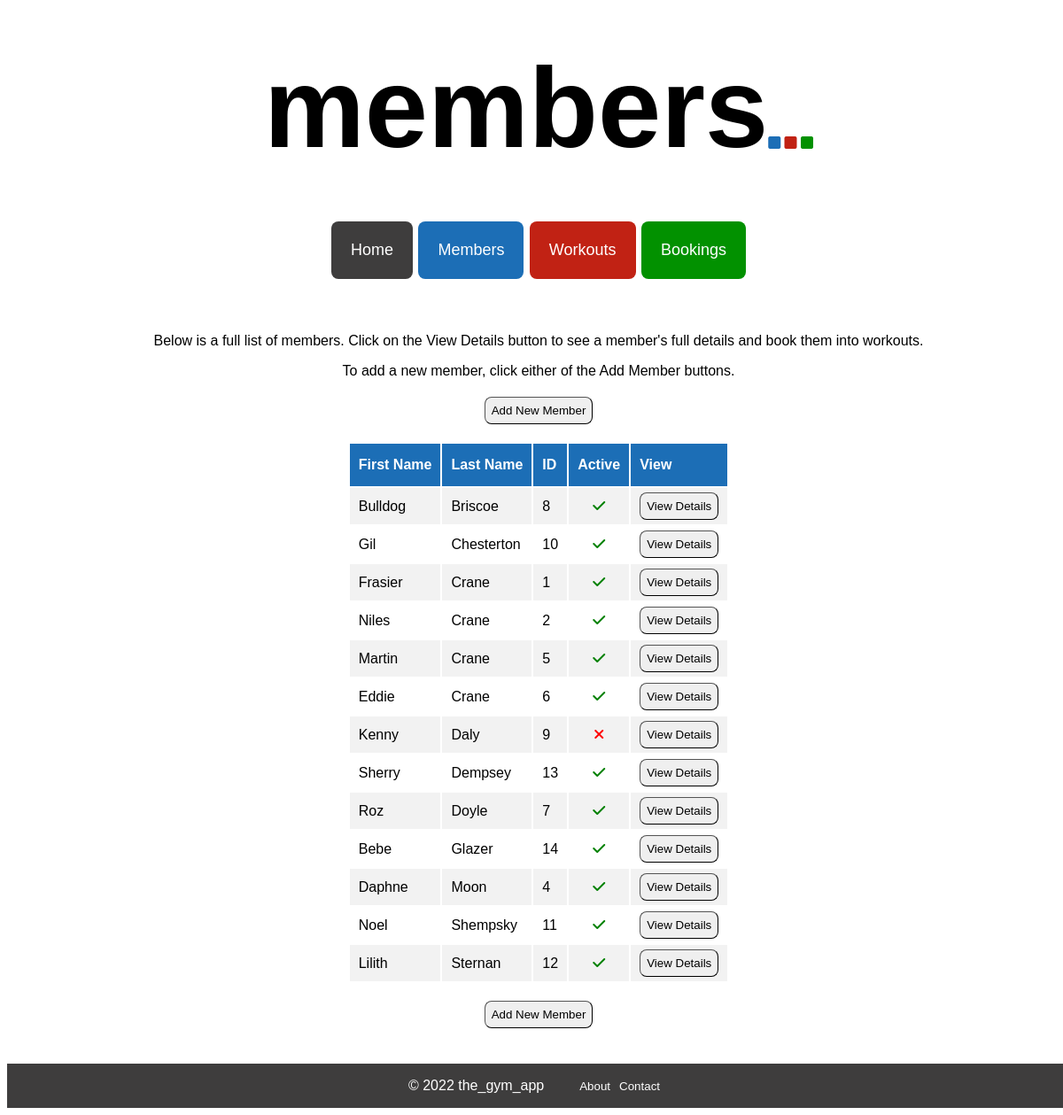
The app's page /members, older data.
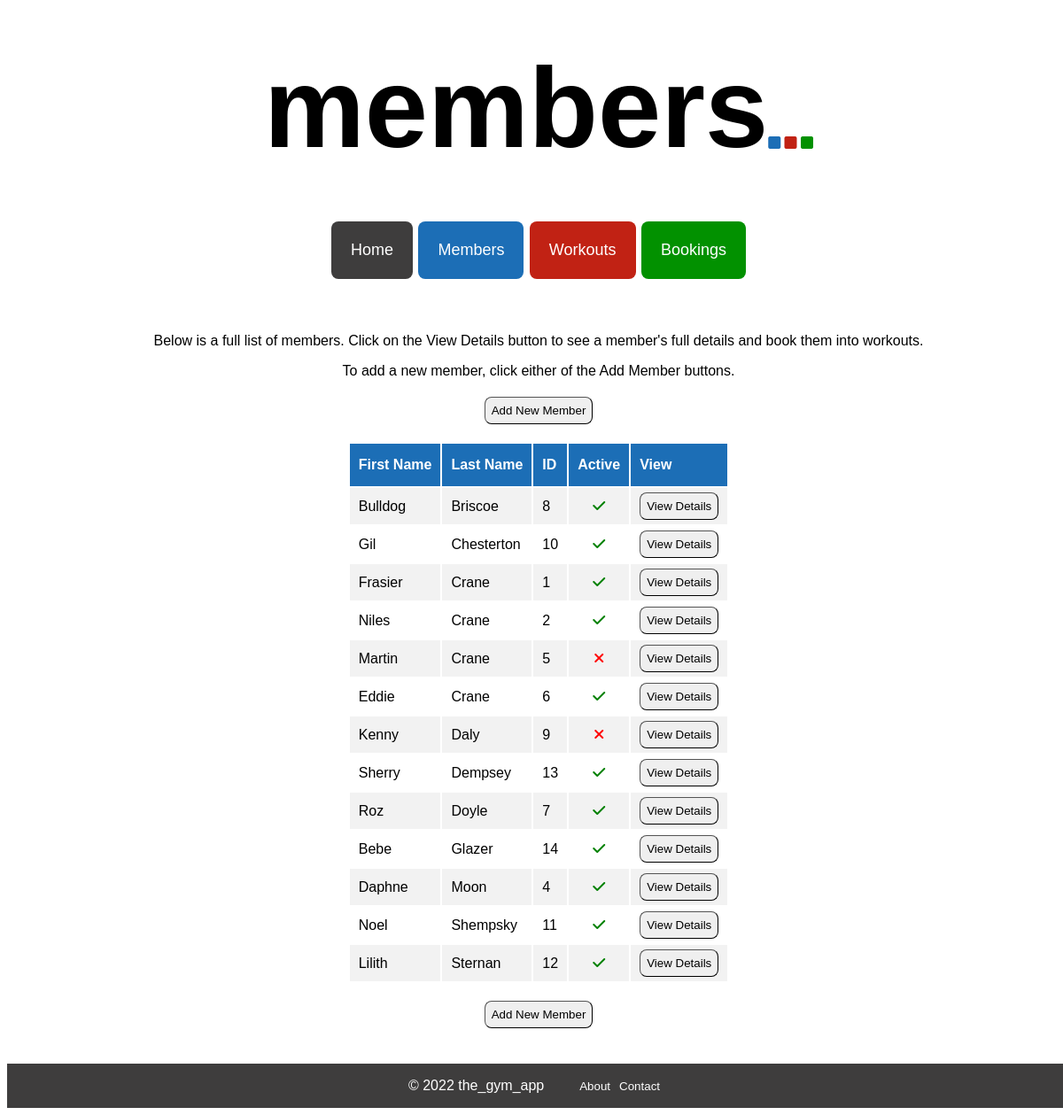
The same page, newer data.
### tables this page shows
CREATE TABLE members (
    id INTEGER PRIMARY KEY AUTOINCREMENT,
    first_name VARCHAR,
    last_name VARCHAR,
    dob DATE,
    active BOOLEAN
);

### controllers/member_controller.py (the view)
@members_blueprint.route("/members")
def members():
    route_name = "members"
    members = member_repository.select_all()
    return render_template("members/index.html", route_name=route_name, members=members)

### db/run_sql.py (called while the page is built)
def get_db():
    path = os.path.dirname(os.path.abspath(__file__))
    db = os.path.join(path, "gym_db.db")
    conn = sqlite3.connect(db)
    conn.execute("PRAGMA foreign_keys = 1")
    conn.row_factory = sqlite3.Row
    return conn

def run_sql(sql, values = []):
    db = get_db()
    cursor = db.cursor()
    cursor.execute(sql, values)
    results = cursor.fetchall()
    db.commit()
    db.close()
    return results

### repositories/member_repository.py (called while the page is built)
def sort_function(member):
    return member.last_name

def select_all():
    members = []
    sql = "SELECT * FROM members"
    results = run_sql(sql)
    for row in results:
        active = True if row['active'] == 1 else False
        member = Member(row['first_name'], row['last_name'], row['dob'], active, row['id'])
        members.append(member)
    members.sort(key=sort_function)
    return members

### templates/members/index.html
{% extends 'base.html'%}
{% block content %}
<div class="index_page_container">
    <p>Below is a full list of members. Click on the View Details button to see a member's full details and book them into workouts.</p>
    <p>To add a new member, click either of the Add Member buttons.</p>
    <button class="index_page_button" id="index_page_top_button">
        <a class="index_page_link" href="/members/create">Add New Member</a>
    </button>
    <table class="index_table">
        <tr class="index_table_headers">
            <th>First Name</th>
            <th>Last Name</th>
            <th>ID</th>
            <th>Active</th>
            <th>View</th>
        </tr>
        {% for member in members %}
        <tr class="index_table_content">
            <td>{{member.first_name}}</td>
            <td>{{member.last_name}}</td>
            <td>{{member.id}}</td>
            {% if member.active == True %}
            <td class="active_column"><i class="fa-solid fa-check" style="color: green"></i></td>
            {% elif member.active == False %}
            <td class="active_column"><i class="fa-solid fa-xmark" style="color: red"></i></td>
            {% endif %}
            <td class="delete_column"><button class="index_page_button" id="view_details_button"><a class="index_page_link" href="/members/{{member.id}}">View Details</button></td>
        {% endfor %}
        </tr>
    </table>
    <button class="index_page_button" id="index_page_bottom_button">
        <a class="index_page_link" href="/members/create">Add New Member</a>
    </button>
</div>
{% endblock %}

Row changes from the older to the newer data that the page shows:
changed members "Martin": active True → False (drawn)
